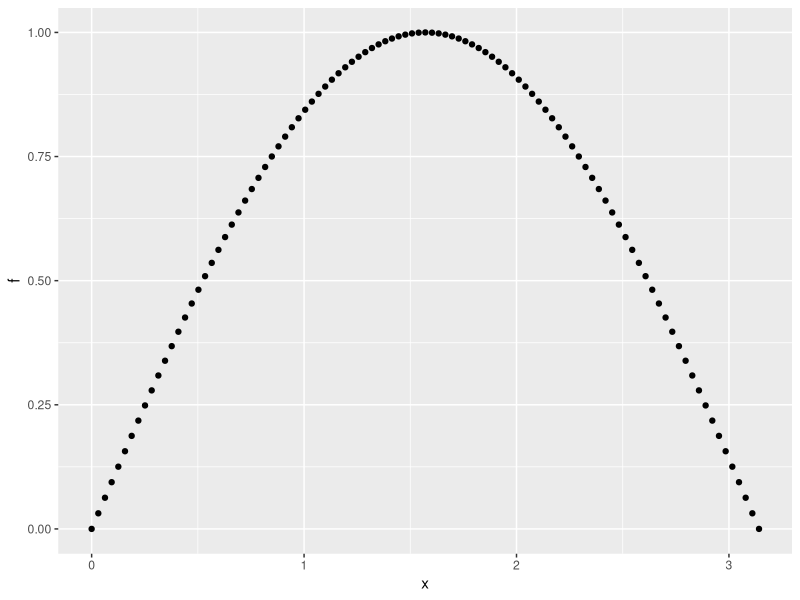

Reproduce this figure in R.
#This package provides R implementations of more advanced functions 
#in numerical analysis
#install.packages("pracma")
library(pracma)
library(ggplot2)
?pracma
######################################
n <- 101
x <- seq(0, pi, len = n)
head(x)
y <- sin(x)
trapz(x, y)
data <- data.frame(x=x,f=y)
head(data)
pl1 <- ggplot(data,aes(x,f) )
pl1+geom_point()
seq(1,10,len=2)
